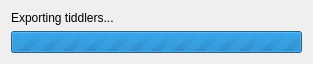
<?xml version="1.0" encoding="UTF-8"?>
<ui version="4.0">
 <class>Dialog</class>
 <widget class="QDialog" name="Dialog">
  <property name="geometry">
   <rect>
    <x>0</x>
    <y>0</y>
    <width>313</width>
    <height>64</height>
   </rect>
  </property>
  <property name="windowTitle">
   <string>Sync with TiddlyWiki</string>
  </property>
  <layout class="QVBoxLayout" name="verticalLayout">
   <item>
    <widget class="QLabel" name="text">
     <property name="text">
      <string>Exporting tiddlers...</string>
     </property>
    </widget>
   </item>
   <item>
    <widget class="QProgressBar" name="progressBar">
     <property name="minimum">
      <number>0</number>
     </property>
     <property name="maximum">
      <number>0</number>
     </property>
     <property name="value">
      <number>-1</number>
     </property>
    </widget>
   </item>
  </layout>
 </widget>
 <resources/>
 <connections/>
</ui>
